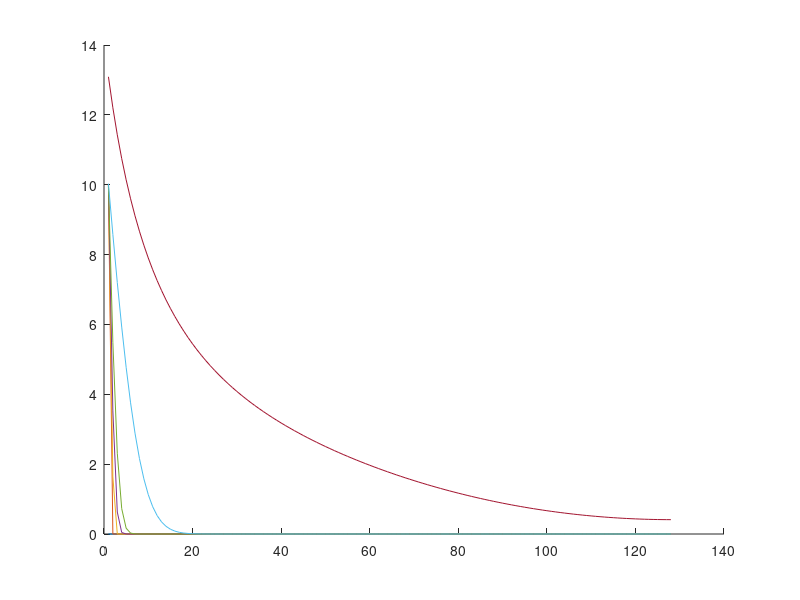
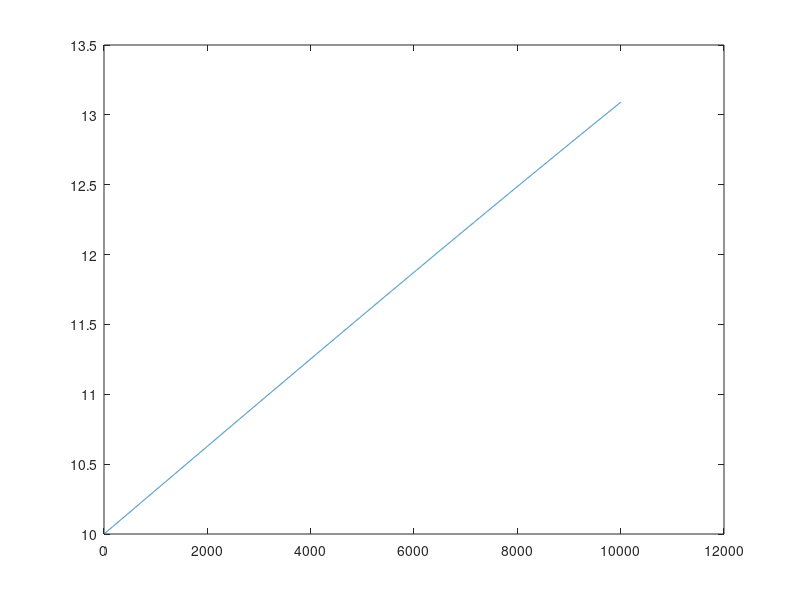
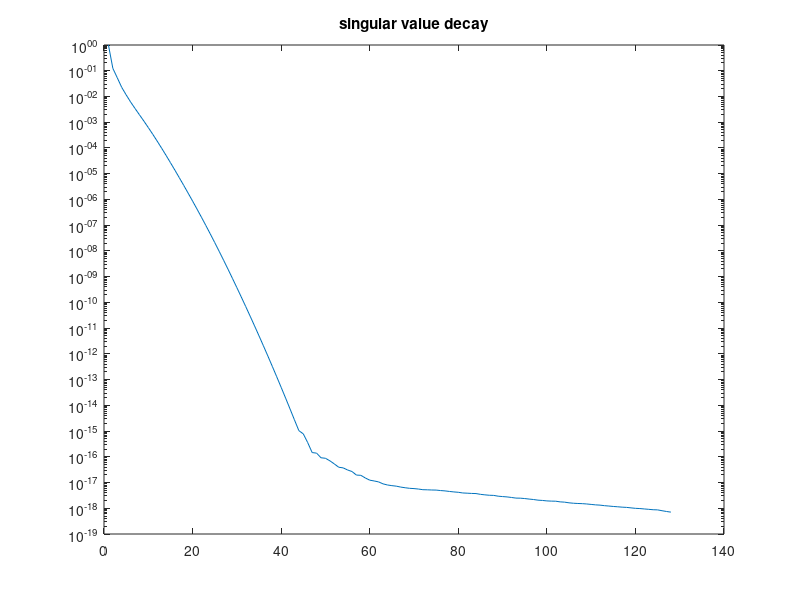
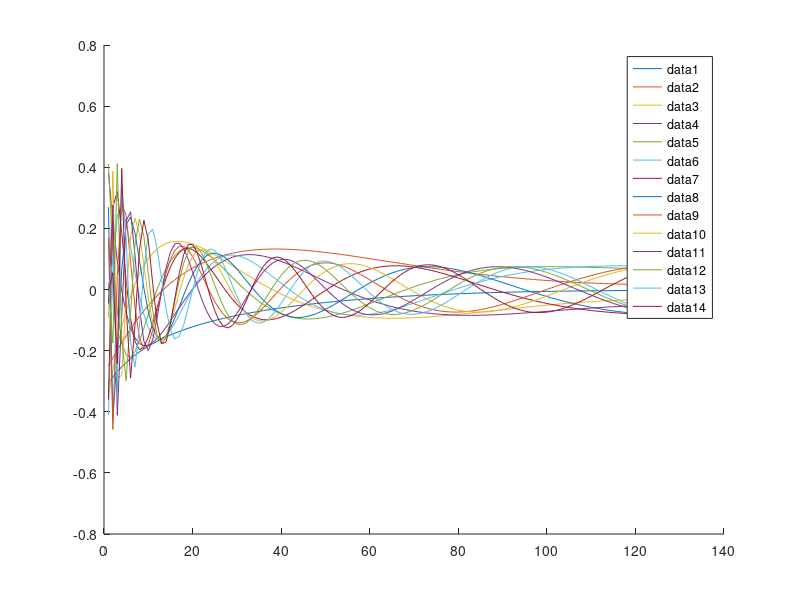

Reproduce these figures in MATLAB, in order. (Note: this script raises an error after producing the figures.)
clear all;
close all;

rng(1); % for reproducibility

addpath('source/');

N = 128;
% N = 12;
% N = 64;

dx = 1/N;

%% Chafee-Infante as in https://doi.org/10.1137/19M1292448 combined with 
% setup of Allen-Cahn in https://doi.org/10.1016/j.cma.2022.115836

dt = 1e-5;
% t_end = 4;
% t_end = 1;
% t_end = 2;
t_end = 0.1;
% t_end = 1*dt;
% t_end = 20*dt;
nt = round(t_end/dt);

is = [1 2 3];
A1 = diag(ones(N-1,1),-1) -eye(N);
A1 = (A1+A1')/dx^2;
A1 = A1 + eye(N); % additional linear term missing in Allen-Cahn description

B = zeros(N,1);
B(1) = 1/dt;
Nu = 1;

% boundary conditions
BC = eye(N);

% x(0,t) = u(t)
A1(1,:) = 0;
A1(1,1) = -1/dt;
BC(1,:) = 0;

% ddxi x(1,t) = 0
A1(end,end) = -1/dx^2 + 1;



F1 = @(x1) A1*x1;
F3 = @(x1,x2,x3) -BC*(x1.*x2.*x3);

F1X = @(X) F1(X(:,1));
F3X = @(X) F3(X(:,1),X(:,2),X(:,3));

f = @(x,u) F1(x) + F3(x,x,x) + B*u;

x0 = zeros(N,1);
u_val = @(t) 10*(sin(pi*t)+1); % U_val

%% generate ROM basis construction data
X_b = zeros(N,nt+1);
U_b = zeros(1,nt+1);

t = 0;
x = x0;
u = u_val(t);

X_b(:,1) = x0;
U_b(:,1) = u;

for i=1:nt
    x = x + dt*f(x,u);
    t = t + dt;
    u = u_val(t);

    X_b(:,i+1) = x;
    U_b(:,i+1) = u;
end


%% state plots
figure; hold on
plot(X_b(:,1))
plot(X_b(:,2))
plot(X_b(:,3))
plot(X_b(:,5))
plot(X_b(:,10))
plot(X_b(:,100))
plot(X_b(:,end))


%% input signal plots
figure
ts = linspace(0,t_end,t_end/dt);
plot(U_b)

%% construct ROM basis via POD
[V,S,~] = svd(X_b,'econ');
n = 14;
Vn = V(:,1:n);

%% singular value decay
figure
semilogy(diag(S)/S(1,1))
title("singular value decay")

%% plot POD modes
figure; hold on
for i = 1:n
% for i = n:n
    plot(Vn(:,i))
end
legend("show")

%% construct intrusive operators
tA1 = Vn'*A1*Vn;

n2 = n*(n+1)/2;
tA2 = zeros(n,n2);

Jn3 = power2kron(n,3);
tA3 = precompute_rom_operator(F3X,Vn,3)*Jn3;
tB = Vn'*B;

tO = [tB tA1 tA2 tA3];


%% generate rank-sufficient snapshot data
tX0_pure = rank_suff_basis(n,is);
U0_pure = 1;
XU = blkdiag(U0_pure,tX0_pure);
tX0 = XU(Nu+1:end,:);
U0 = XU(1:Nu,:);

nf = size(XU,2);
tX1 = zeros(n,nf);

%% plot initial conditions

figure
hold on
for i = 1:nf
    plot(Vn*tX0(:,i))
end

%%

% compute time step estimate (3.10)
dt1 = dt_estimate(X_b,U_b,Vn(:,1),dt,is);

for i = 1:nf
    tX1(:,i) = Vn'*single_step(Vn*tX0(:,i),U0(:,i),dt1,f);
end

dot_tX = (tX1-tX0)/dt1;

ns = 1:n;
nn = numel(ns);

B_errors = zeros(nn,1);
A1_errors = zeros(nn,1);
A3_errors = zeros(nn,1);

O_errors = zeros(nn,1);
condsD = zeros(nn,1);

h_ROM_state_error = zeros(nn,1);
t_ROM_state_error = zeros(nn,1);

n_is__ = n_is(n,is);
offset = cumsum(n_is__);

for j = 1:nn
% for j = nn:nn
    n_ = ns(j);
    n_is_ = n_is(n_,is);
    nf_ = sum(n_is_)+Nu;

    % ks = [1:p+n_is_(1), p+n_is__(1)+1:p+n_is__(1)+n_is_(2)];
    ks = 1:Nu+n_is_(1);
    for jj = 2:numel(is)
        ks = [ks Nu+offset(jj-1)+(1:n_is_(jj))];
    end

    tX0_ = tX0(1:n_,ks);
    dot_tX_ = dot_tX(1:n_,ks);
    U0_ = U0(:,ks);

    [O,A_inds,B_inds,condD] = opinf(dot_tX_,tX0_,U0_,is,true);

    tO_ = tO(1:n_,ks);

    O_errors(j) = norm(O-tO_,"fro")/norm(tO_,"fro");

    condsD(j) = condD;

    % computeROMStateError = true
    computeROMStateError = false
    if computeROMStateError
        %% compute avg ROM state error
        Vn_ = Vn(:,1:n_);
        [~,~,un_2] = reduced_coordinates(n_,2);
        [~,~,un_3] = reduced_coordinates(n_,3);
        tf = @(tx,u) tO_*[u;tx;uniquepower(tx,2,un_2);uniquepower(tx,3,un_3)];
        hO_ = O;
        hf = @(hx,u) hO_*[u;hx;uniquepower(hx,2,un_2);uniquepower(hx,3,un_3)];

        tX_t = zeros(n_,nt+1);
        hX_t = zeros(n_,nt+1);
        % U_b = zeros(Nu,nt+1);
        t = 0;
        tx = Vn_'*x0;
        hx = Vn_'*x0;
        u = U_b(:,1);

        tX_t(:,1) = tx;
        hX_t(:,1) = hx;
        % U_b(:,1) = u;

        for i=1:nt
            tx = single_step(tx,u,dt,tf);
            hx = single_step(hx,u,dt,hf);

            t = t + dt;
            u = U_b(:,i);

            tX_t(:,i+1) = tx;
            hX_t(:,i+1) = hx;
        end

        t_ROM_state_error(j) = norm(Vn_*tX_t - X_b,"fro")/norm(X_b,"fro");
        h_ROM_state_error(j) = norm(Vn_*hX_t - X_b,"fro")/norm(X_b,"fro");
    end
end

figure
hold on
semilogy(ns,O_errors,'x-', 'LineWidth', 2,'DisplayName',"O chafee-infante")
ylabel("relative operator error")
xlabel("ROM dimension")
set(gca, 'YScale', 'log')

legend("show")
box on

save("data/data_chafee_infante","O_errors","condsD");

if computeROMStateError
    figure
    hold on
    semilogy(ns,h_ROM_state_error,'x-', 'LineWidth', 2,'DisplayName',"exactOpInf", "MarkerSize",10)
    semilogy(ns,t_ROM_state_error,'+:', 'LineWidth', 2,'DisplayName',"intrusive", "MarkerSize",10)
    ylabel("avg rel error of states","Interpreter","latex", "FontSize",15)
    xlabel("ROM dimension","Interpreter","latex", "FontSize",15)
    set(gca, 'YScale', 'log')
    grid on
    legend("show","Interpreter","latex", "FontSize",12)
    legend("Location","northeast")
    % ylim([1e-17 1e-15])
    box on
    savefig("figures/rom_state_error_chafee_infante.fig")
    exportgraphics(gcf,"figures/rom_state_error_chafee_infante.pdf")
end


%% FOM solver running for one time step
function x_1 = single_step(x_0,u_0,dt,f)
    x_1 = x_0 + dt*f(x_0,u_0);
end
